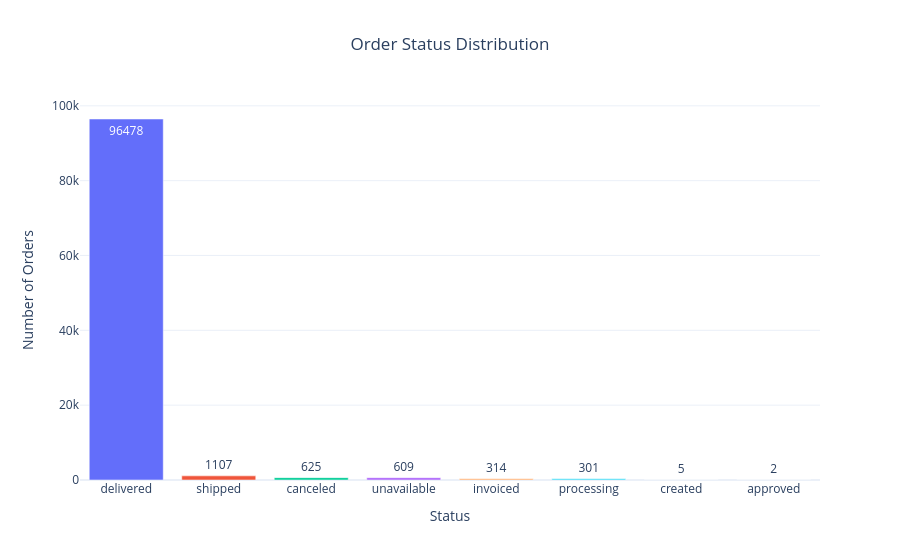

The code cell stored with this chart in its notebook:
### Code cell
# ======================================
# Order Status Distribution
# ======================================

order_status = (
    orders["order_status"]
    .value_counts()
    .reset_index()
)

order_status.columns = [
    "Order Status",
    "Orders"
]

fig = px.bar(
    order_status,
    x="Order Status",
    y="Orders",
    text="Orders",
    color="Order Status",
    title="Order Status Distribution",
    template="plotly_white"
)

fig.update_layout(
    title_x=0.5,
    xaxis_title="Status",
    yaxis_title="Number of Orders",
    showlegend=False
)

fig.show()

### Figure 1 — Plotly figure (JSON) as saved in the notebook; plotly's stock layout.template omitted (floating-point values rounded to 4 significant figures)
{"data": [{"hovertemplate": "Order Status=%{x}<br>Orders=%{text}<extra></extra>", "legendgroup": "delivered", "marker": {"color": "#636efa", "pattern": {"shape": ""}}, "name": "delivered", "orientation": "v", "showlegend": true, "text": [96480.0], "textposition": "auto", "type": "bar", "x": ["delivered"], "xaxis": "x", "y": [96478], "yaxis": "y"}, {"hovertemplate": "Order Status=%{x}<br>Orders=%{text}<extra></extra>", "legendgroup": "shipped", "marker": {"color": "#EF553B", "pattern": {"shape": ""}}, "name": "shipped", "orientation": "v", "showlegend": true, "text": [1107.0], "textposition": "auto", "type": "bar", "x": ["shipped"], "xaxis": "x", "y": [1107], "yaxis": "y"}, {"hovertemplate": "Order Status=%{x}<br>Orders=%{text}<extra></extra>", "legendgroup": "canceled", "marker": {"color": "#00cc96", "pattern": {"shape": ""}}, "name": "canceled", "orientation": "v", "showlegend": true, "text": [625.0], "textposition": "auto", "type": "bar", "x": ["canceled"], "xaxis": "x", "y": [625], "yaxis": "y"}, {"hovertemplate": "Order Status=%{x}<br>Orders=%{text}<extra></extra>", "legendgroup": "unavailable", "marker": {"color": "#ab63fa", "pattern": {"shape": ""}}, "name": "unavailable", "orientation": "v", "showlegend": true, "text": [609.0], "textposition": "auto", "type": "bar", "x": ["unavailable"], "xaxis": "x", "y": [609], "yaxis": "y"}, {"hovertemplate": "Order Status=%{x}<br>Orders=%{text}<extra></extra>", "legendgroup": "invoiced", "marker": {"color": "#FFA15A", "pattern": {"shape": ""}}, "name": "invoiced", "orientation": "v", "showlegend": true, "text": [314.0], "textposition": "auto", "type": "bar", "x": ["invoiced"], "xaxis": "x", "y": [314], "yaxis": "y"}, {"hovertemplate": "Order Status=%{x}<br>Orders=%{text}<extra></extra>", "legendgroup": "processing", "marker": {"color": "#19d3f3", "pattern": {"shape": ""}}, "name": "processing", "orientation": "v", "showlegend": true, "text": [301.0], "textposition": "auto", "type": "bar", "x": ["processing"], "xaxis": "x", "y": [301], "yaxis": "y"}, {"hovertemplate": "Order Status=%{x}<br>Orders=%{text}<extra></extra>", "legendgroup": "created", "marker": {"color": "#FF6692", "pattern": {"shape": ""}}, "name": "created", "orientation": "v", "showlegend": true, "text": [5.0], "textposition": "auto", "type": "bar", "x": ["created"], "xaxis": "x", "y": [5], "yaxis": "y"}, {"hovertemplate": "Order Status=%{x}<br>Orders=%{text}<extra></extra>", "legendgroup": "approved", "marker": {"color": "#B6E880", "pattern": {"shape": ""}}, "name": "approved", "orientation": "v", "showlegend": true, "text": [2.0], "textposition": "auto", "type": "bar", "x": ["approved"], "xaxis": "x", "y": [2], "yaxis": "y"}], "layout": {"barmode": "relative", "legend": {"title": {"text": "Order Status"}, "tracegroupgap": 0}, "showlegend": false, "title": {"text": "Order Status Distribution", "x": 0.5}, "xaxis": {"anchor": "y", "categoryarray": ["delivered", "shipped", "canceled", "unavailable", "invoiced", "processing", "created", "approved"], "categoryorder": "array", "domain": [0, 1], "title": {"text": "Status"}}, "yaxis": {"anchor": "x", "domain": [0, 1], "title": {"text": "Number of Orders"}}}}
